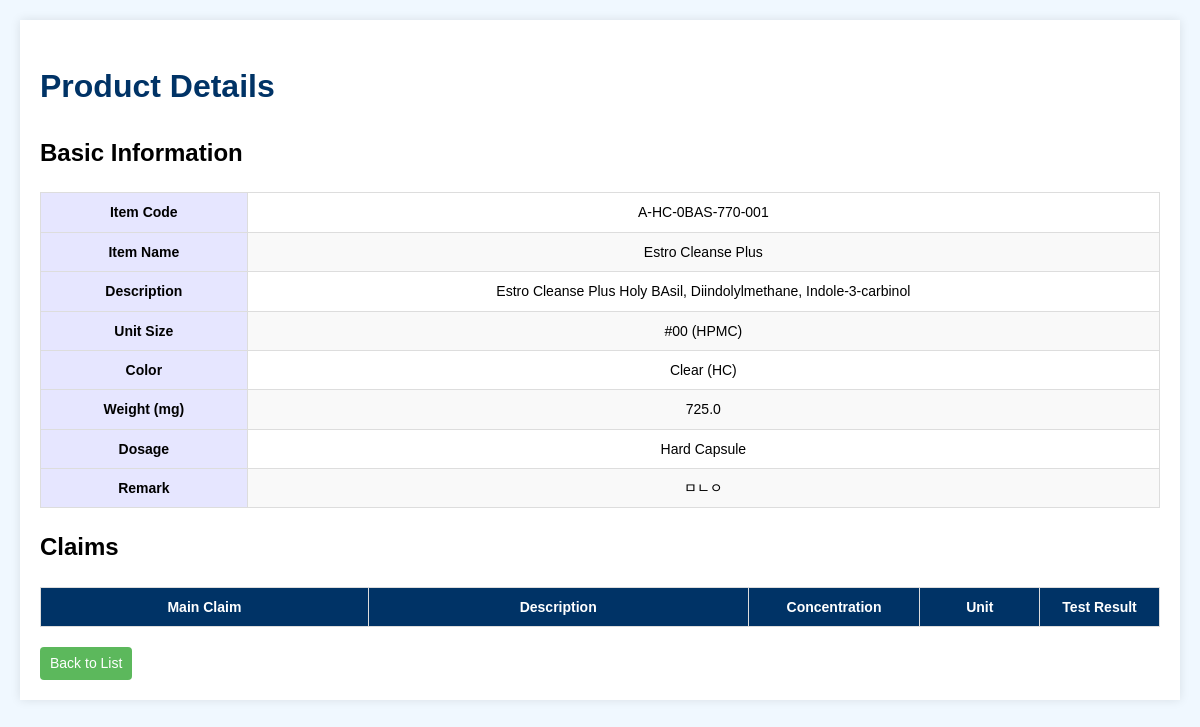
The page /view/A-HC-0BAS-770-001 (signed in) on the database as committed earlier.
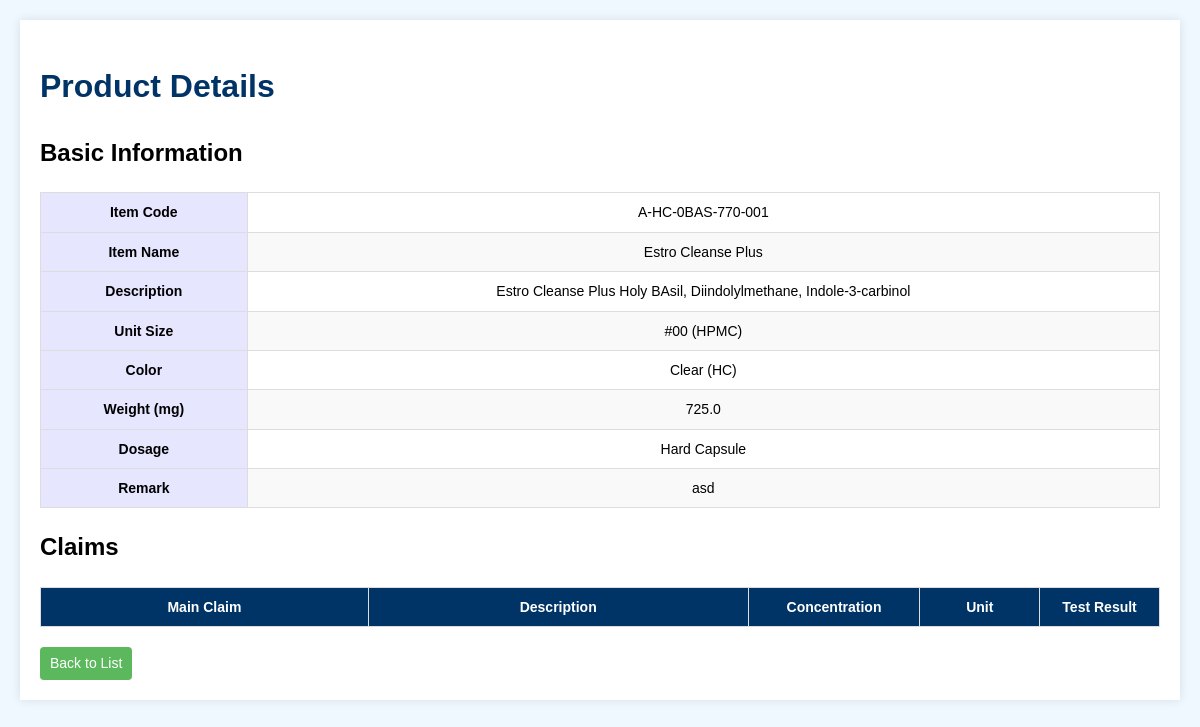
The same page on the database as committed later.
### tables this page shows
CREATE TABLE products (
            id INTEGER PRIMARY KEY AUTOINCREMENT,
            item_code TEXT UNIQUE NOT NULL,
            item_name TEXT,
            description TEXT,
            unit_size TEXT,
            color TEXT,
            weight REAL
        , dosage TEXT, remark TEXT);

### app.py (the view)
@app.route('/view/<item_code>')
def view_product(item_code):
    db = get_db()
    cursor = db.cursor()
    cursor.execute('SELECT * FROM products WHERE item_code = ?', (item_code,))
    product = cursor.fetchone()
    if not product:
        flash("해당 제품을 찾을 수 없습니다.", "danger")
        return redirect(url_for("index"))
    cursor.execute('''
    SELECT claim_main, claim_description, claim_concentration, claim_unit, test_result
    FROM claims
    LEFT JOIN products ON claims.product_id = products.id
    WHERE products.item_code = ?
    ''', (item_code,))
    claims = cursor.fetchall()
    return render_template('view.html', product=product, claims=claims)

### app.py (called while the page is built)
@app.before_request
def before_request_func():
    global app_initialized
    if not app_initialized:
        with app.app_context():
            initialize_database()
            load_configurations()
        app_initialized = True

@app.before_request
def require_login():
    allowed_routes = ["login", "autocomplete", "static"]
    if "role" not in session and request.endpoint not in allowed_routes and not request.path.startswith('/static'):
        return redirect(url_for("login"))

def get_db():
    db = getattr(g, '_database', None)
    if db is None:
        db = g._database = sqlite3.connect(DB_FILE_PATH)
        db.row_factory = sqlite3.Row  # 컬럼명으로 접근 가능하도록 설정
    return db

@app.teardown_appcontext
def close_connection(exception):
    db = getattr(g, '_database', None)
    if db is not None:
        db.close()

### templates/view.html (shortened to what this page needs)
<!DOCTYPE html>
<html lang="en">
<head>
</head>
<body>
    <div class="container">
        <h1>Product Details</h1>
        <h2>Basic Information</h2>
        <table class="basic-info">
            <tr>
                <th>Item Code</th>
                <td>{{ product[1] }}</td>
            </tr>
            <tr>
                <th>Item Name</th>
                <td>{{ product[2] }}</td>
            </tr>
            <tr>
                <th>Description</th>
                <td>{{ product[3] }}</td>
            </tr>
            <tr>
                <th>Unit Size</th>
                <td>{{ product[4] }}</td>
            </tr>
            <tr>
                <th>Color</th>
                <td>{{ product[5] }}</td>
            </tr>
            <tr>
                <th>Weight (mg)</th>
                <td>{{ product[6] }}</td>
            </tr>
            <tr>
                <th>Dosage</th>
                <td>
                    {% if product[1].startswith('A-TB-') %}
                        Tablet
                    {% elif product[1].startswith('A-SG-') %}
                        Softgel
                    {% elif product[1].startswith('A-HC-') %}
                        Hard Capsule
                    {% elif product[1].startswith('A-SH-') %}
                        Sachet
                    {% elif product[1].startswith('A-PW-') %}
                        Powder
                    {% elif product[1].startswith('A-LQ-') %}
                        Liquid
                    {% elif 'PH-TB-' in product[1] %}
                        PH Tablet
                    {% elif 'PH-HC-' in product[1] %}
                        PH Hard Capsule
                    {% elif 'PH-SG-' in product[1] %}
                        PH Softgel
                    {% else %}
                        Unknown
                    {% endif %}
                </td>
            </tr>
            <tr>
                <th>Remark</th>
                <td>{{ product[8] }}</td>
            </tr>
        </table>
        <h2>Claims</h2>
        <table class="claims-table">
            <thead>
                <tr>
                    <th>Main Claim</th>
                    <th>Description</th>
                    <th>Concentration</th>
                    <th>Unit</th>
                    <th>Test Result</th>
                </tr>
            </thead>
        </table>
        <a href="{{ url_for('index') }}" class="btn">Back to List</a>
    </div>
</body>
</html>

### templates/view.html (style rules this page uses)
body { font-family: Arial, sans-serif; line-height: 1.6; margin: 0; padding: 20px; background-color: #f0f8ff; }
.container { max-width: 1500px; margin: auto; background: white; padding: 20px; box-shadow: 0 0 10px rgba(0,0,0,0.1); }
h1 { color: #003366; }
table { width: 100%; border-collapse: collapse; margin-bottom: 20px; font-size: 14px; }
th, td { padding: 8px; border: 1px solid #ddd; text-align: center; }
th { background-color: #003366; color: white; font-weight: bold; }
tr:nth-child(even) { background-color: #f9f9f9; }
.btn { display: inline-block; padding: 5px 10px; background-color: #5cb85c; color: white; text-decoration: none; border-radius: 4px; font-size: 14px; }
.basic-info th { text-align: center; color: Black; background-color: #e6e6ff; }
.claims-table { table-layout: fixed; width: 100%; }
.claims-table th { text-align: center; }
.claims-table th:nth-child(1) { width: 30%; }
.claims-table th:nth-child(2) { width: 35%; }
.claims-table th:nth-child(3) { width: 15%; }
.claims-table th:nth-child(4) { width: 10%; }
.claims-table th:nth-child(5) { width: 10%; }

Rows that differ between the two databases and show on the page:
changed products "A-HC-0BAS-770-001": remark "ㅁㄴㅇ" → "asd"
